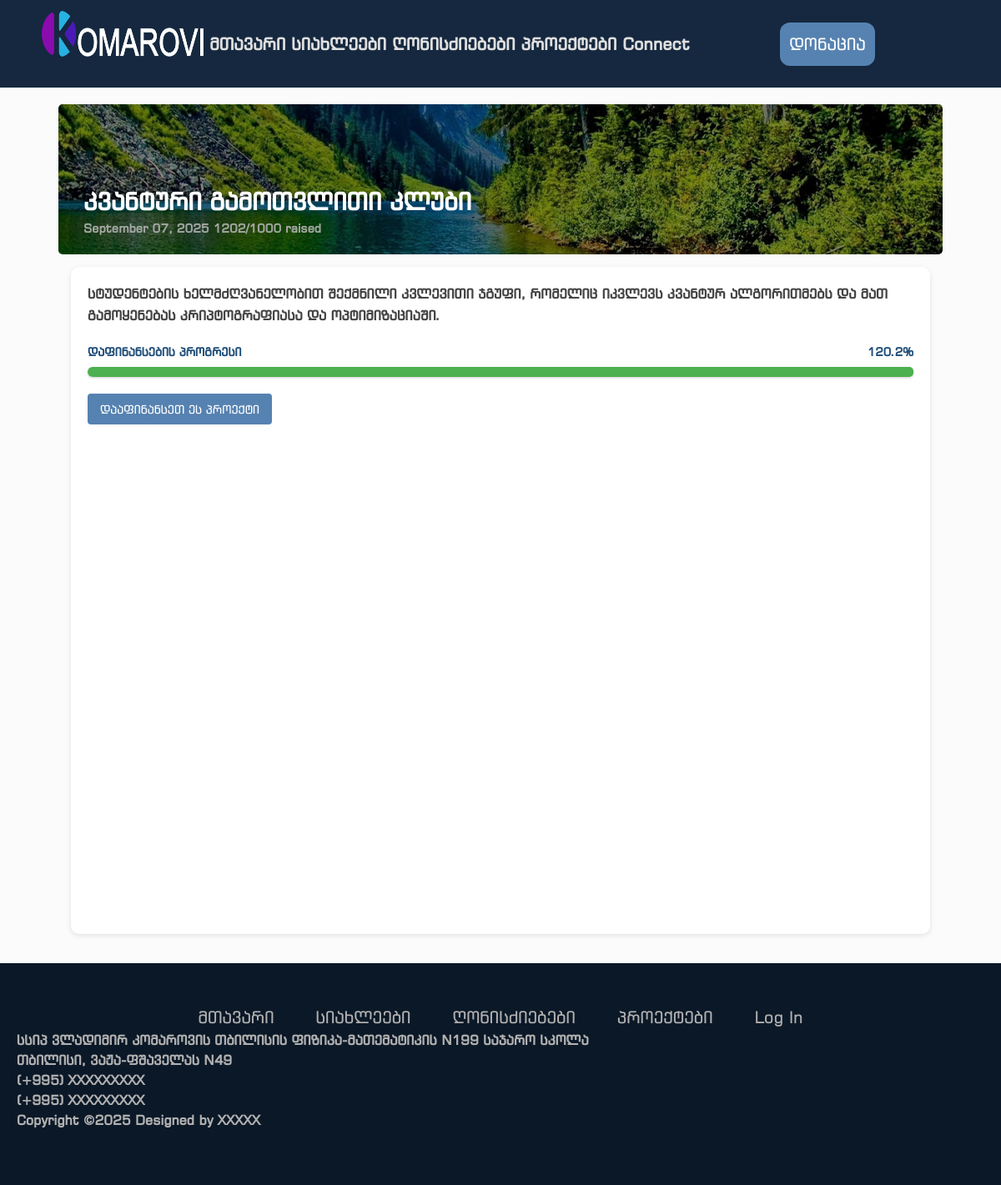
Page /projects/3 on the earlier database version.
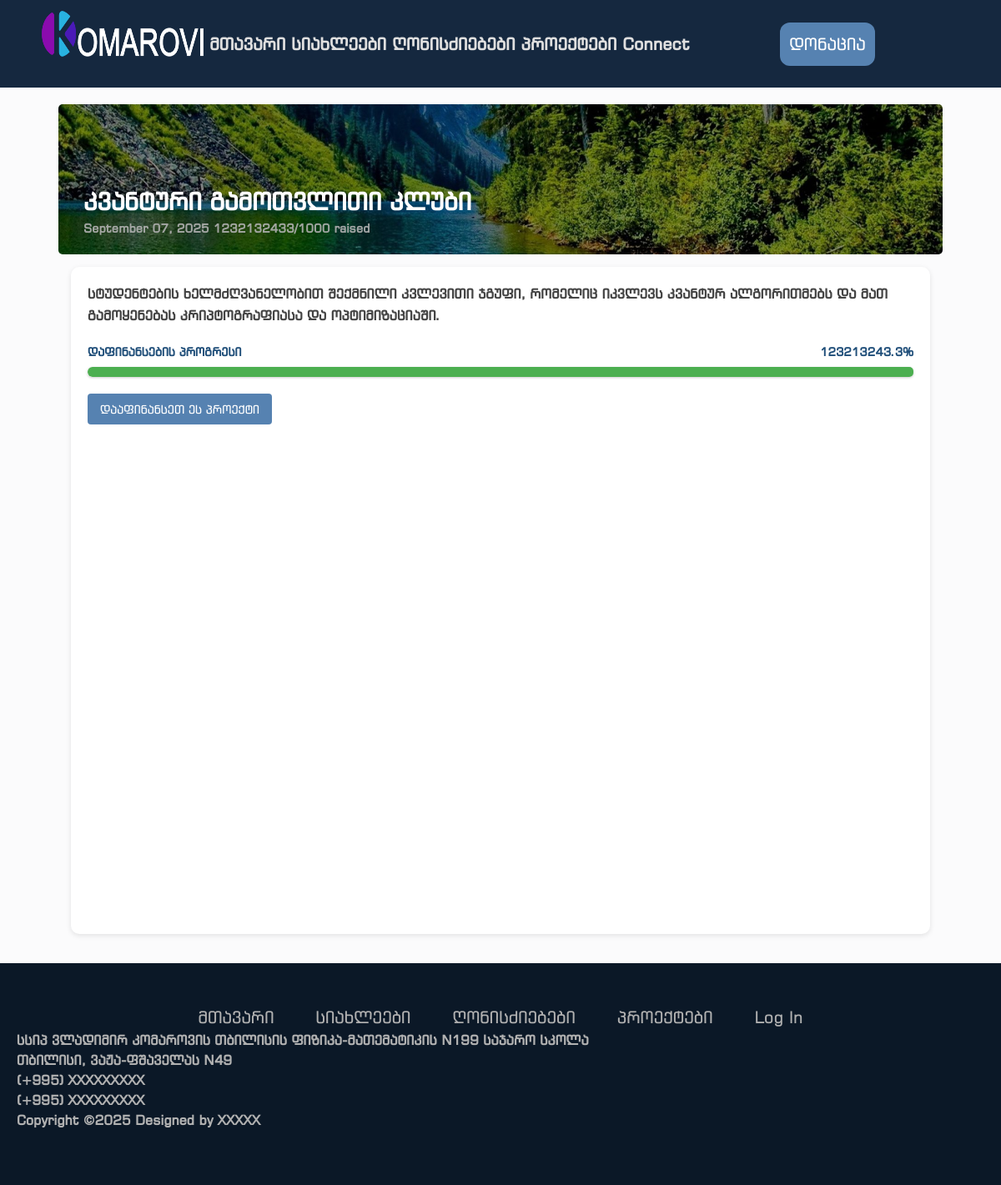
Same page on the later database version.
### models.py (models this page shows, shortened)
class Projects(db.Model):
    id = db.Column(db.Integer, primary_key=True)
    title = db.Column(db.String(500), nullable=False)
    description = db.Column(db.Text)
    funding_goal = db.Column(db.Integer, nullable=False, default=0)
    current_amount = db.Column(db.Integer, nullable=False, default=0)
    image = db.Column(db.String(200))
    date_added = db.Column(db.DateTime, default=datetime.utcnow)

### routes.py (the view)
@app.route("/projects/<int:id>")
def project(id):
    project = Projects.query.get_or_404(id)
    return render_template('project.html', project=project)

### templates/project.html (shortened to what this page needs)
{% extends "base.html" %} {% block head %}
<link
  rel="stylesheet"
  href="{{ url_for('static', filename='css/projects.css') }}"
/>
{% endblock %} {% block content %}
<div class="project-page">
  {% if project.image %}
  <div class="project-banner">
    <img
      src="{{ url_for('static', filename='uploads/' + project.image) }}"
      alt="{{ project.title }}"
    />
    <div class="project-overlay">
      <h1 class="project-title">{{ project.title }}</h1>
      <div class="project-meta">
        <span class="project-date">
          {{ project.date_added.strftime('%B %d, %Y') }}
        </span>
        <span class="project-funding">
          {{ project.current_amount }}/{{ project.funding_goal }} raised
        </span>
      </div>
    </div>
  </div>
  {% endif %}
  <div class="project-content">
    <div class="project-main">
      <p class="project-description">{{ project.description }}</p>
      <div class="progress-section">
        <div class="progress-labels">
          <span class="progress-label-left">დაფინანსების პროგრესი</span>
          <span class="progress-label-right">
            {% set progress_percent = (project.current_amount / project.funding_goal * 100)|round(1) if project.funding_goal > 0 else 0 %}
            {{ progress_percent }}%
          </span>
        </div>
          <div class="progress-container">
          <div
            class="progress-bar"
            style="--progress: {{ progress_percent }}"
          ></div>
        </div>
      </div>
      <div class="project-buttons">
        <a href="{{ url_for('donate', id=project.id) }}" class="project-btn project-btn-donate">დააფინანსეთ ეს პროექტი</a>
      </div>
    </div>
  </div>
</div>
{% endblock %}

### templates/base.html (shortened to what this page needs)
<!doctype html>
<html lang="en-US">
  <head>
    <link
      href="https://cdn.jsdelivr.net/npm/bootstrap@5.3.3/dist/css/bootstrap.min.css"
      rel="stylesheet"
    />
    <link
      rel="stylesheet"
      href="{{ url_for('static', filename='css/fonts.css') }}"
    />
    <link
      rel="stylesheet"
      href="{{ url_for('static', filename='css/main.css') }}"
    />
    <link
      rel="stylesheet"
      href="{{ url_for('static', filename='css/footer.css') }}"
    />
    {% block head %} {% endblock%}
  </head>
  <body>
    <div class="headerbox">
      <div class="header">
        <div class="left-section">
          <a href="{{url_for('home')}}"
            ><img
              src="{{ url_for('static', filename='images/k_logo3-2.png') }}"
              class="logo"
              alt="Logo"
          /></a>
        </div>
        <nav class="center-section">
          <a
            href="{{url_for('home')}}"
            class="{{ 'active' if current_page == 'home' else '' }}"
            >მთავარი</a
          >
          <a
            href="{{url_for('all_news')}}"
            class="{{ 'active' if current_page == 'news' else '' }}"
            >სიახლეები</a
          >
          <a
            href="{{url_for('events')}}"
            class="{{ 'active' if current_page == 'events' else '' }}"
            >ღონისძიებები</a
          >
          <a
            href="{{url_for('projects')}}"
            class="{{ 'active' if current_page == 'projects' else '' }}"
            >პროექტები</a
          >
          <a href="https://high-school-huddle.lovable.app/">Connect</a>
        </nav>
        <div class="right-section">
          <button>დონაცია</button>
        </div>
      </div>
    </div>
    <main>{% block content %} {% endblock%}</main>
    <footer class="footer-container">
      <div class="links">
        <a href="{{url_for('home')}}">მთავარი</a>
        <a href="{{url_for('all_news')}}">სიახლეები</a>
        <a href="{{url_for('events')}}">ღონისძიებები</a>
        <a href="{{url_for('projects')}}">პროექტები</a>
        {% if current_user.role=="admin" %}
        <a href="{{ url_for('adminpanel') }}">Admin Panel</a>
        <a href="/logout" role="button">Log Out</a>
        {% else %}
        <a href="/login" role="button">Log In</a>{% endif %}
      </div>
      <div class="contacts">
        <span>
          სსიპ ვლადიმირ კომაროვის თბილისის ფიზიკა-მათემატიკის N199 საჯარო სკოლა
        </span>
        <span> თბილისი, ვაჟა-ფშაველას N49 </span>
        <span> (+995) XXXXXXXXX </span>
        <span> (+995) XXXXXXXXX </span>
      </div>
      <div class="footer-bottom">
        <p>Copyright &copy;2025 Designed by XXXXX</p>
      </div>
    </footer>
  </body>
</html>

### static/css/main.css (style rules this page uses)
html, body { margin: 0; height: 100%; padding: 0; display: flex; flex-direction: column; overflow-x: hidden; background-color: rgb(251, 251, 252); font-family: "AlkSanet", "BpgExsqMtavruli", "BpgIngiriArial", Arial, Helvetica, sans-serif; }
main { flex: 1; }
button { font-family: "AlkSanet", "BpgExsqMtavruli", "BpgIngiriArial", Arial, Helvetica, sans-serif; }
.header { display: flex; flex-direction: row; justify-content: space-evenly; background-color: #15283f; align-items: center; height: 105px; }
.left-section { height: 55px; margin-left: 0px; margin-top: 5px; margin-bottom: 30px; margin-right: 0px; width: 263.45px; }
.center-section { height: 60.6px; width: 800px; display: flex; justify-content: space-evenly; align-items: center; margin: 5px 0px; }
.center-section a { text-decoration: none; font-weight: 800; font-size: 20px; color: rgb(223, 223, 223); position: relative; }
.center-section a::after { content: ""; position: absolute; right: 0; left: 0; width: calc(100% + 80px); left: -40px; top: 57px; height: 10px; background-color: transparent; transition: background-color 0.3s ease; }
.right-section { height: 60.6px; display: flex; justify-content: center; align-items: center; margin: 5px 71.3415px; }
.right-section button { background-color: #5682b1; color: white; font-size: 20px; padding: 11px 11px; border-radius: 12px; border: none; margin: 0px 30px; }
.logo { width: 100%; height: 100%; }
.headerbox { margin: 0 0; background-color: rgb(21, 40, 63); padding: 0px 50px; height: 105px; }

### static/css/footer.css (style rules this page uses)
span, p { color: rgb(177, 177, 177); font-weight: bold; }
a { text-decoration: none; }
.footer-container { background-color: #0b1827; padding: 50px 20px; width: 100%; }
.contacts { display: flex; flex-direction: column; }
.links { display: flex; justify-content: center; gap: 50px; }
.links a { color: rgb(177, 177, 177); font-size: 20px; }

### static/css/projects.css (style rules this page uses)
.project-content { padding: 15px; display: flex; flex-direction: column; }
.project-title { font-size: 20px; font-weight: bold; margin: 10px 0 5px; color: #1f4e79; }
.project-description { font-size: 14px; color: #555555; margin-bottom: 15px; }
.progress-section { margin: 10px 0; }
.progress-labels { display: flex; justify-content: space-between; align-items: center; margin-bottom: 5px; font-size: 12px; font-weight: bold; }
.progress-label-left { color: #1f4e79; }
.progress-label-right { color: #1f4e79; }
.progress-container { width: 100%; height: 16px; background-color: #e8e7e7; border-radius: 8px; overflow: hidden; box-shadow: 0 1px 3px rgba(0, 0, 0, 0.2); }
.progress-bar { height: 100%; background-color: #1f4e79; border-radius: 8px; width: 0%; }
.project-buttons { display: flex; gap: 5px; flex-wrap: wrap; margin-top: 10px; }
.project-btn { text-decoration: none; padding: 5px 10px; border-radius: 4px; font-size: 12px; color: white; }
.project-btn-donate { background-color: #5682b1; }
.project-page { margin: 0 auto; max-width: 1100px; padding: 20px; min-height: 100vh; display: flex; flex-direction: column; }
.project-banner { position: relative; height: 180px; overflow: hidden; border-radius: 5px; margin-bottom: 0px; }
.project-banner img { width: 100%; height: 100%; object-fit: cover; filter: brightness(0.6); }
.project-overlay { position: absolute; bottom: 20px; left: 30px; color: white; }
.project-page .project-title { font-size: 1.8rem; font-weight: bold; margin: 0; color: white; }
.project-meta { font-size: 0.9rem; margin-top: 5px; opacity: 0.9; }
.project-content { gap: 20px; flex: 1; }
.project-main { background: #fff; min-height: 100vh; padding: 20px; border-radius: 10px; box-shadow: 0 2px 6px rgba(0, 0, 0, 0.1); }
.project-main .project-description { line-height: 1.6; color: #444; font-size: 16px; }
.project-main .progress-section { margin: 20px 0; }
.project-main .progress-labels { font-size: 14px; margin-bottom: 8px; }
.project-main .progress-container { height: 12px; }
.project-main .project-buttons { margin-top: 20px; }
.project-main .project-btn { padding: 8px 15px; font-size: 14px; }
.progress-container { width: 100%; height: 10px; background-color: #eee; border-radius: 5px; overflow: hidden; }
.progress-bar { height: 100%; background-color: #4caf50; width: calc(var(--progress) * 1%); transition: width 0.3s ease; }

Differences in the rows shown:
changed Projects "კვანტური გამოთვლითი კლუბი": current_amount "1202" → "1232132433"
Other differences:
{{ progress_percent }}: "120.2" → "123213243.3"
